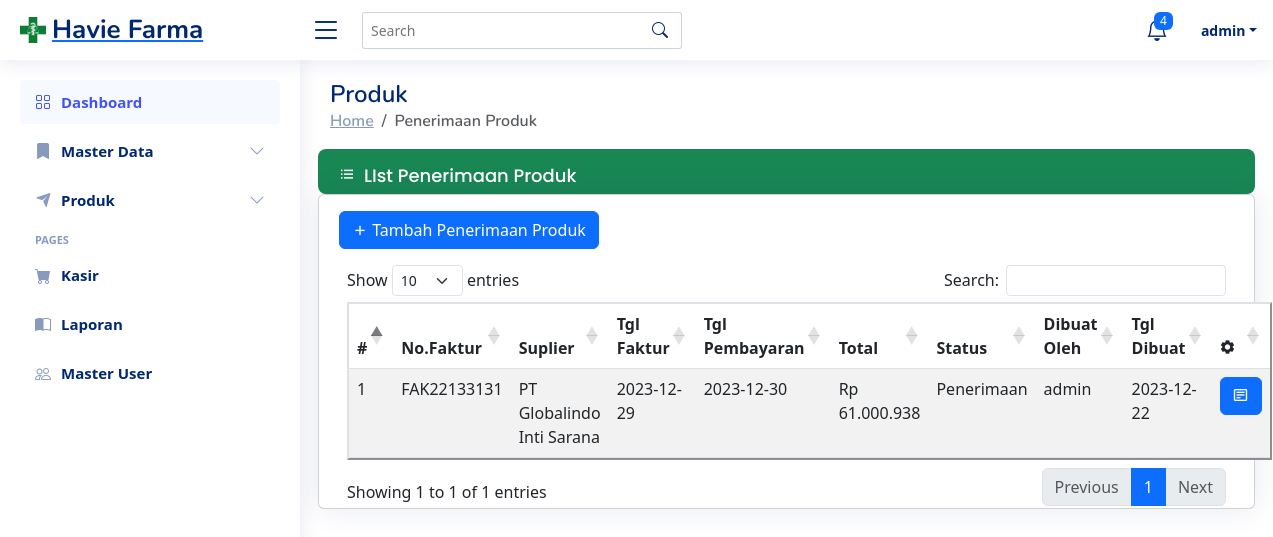
The app's page /purchase/index (signed in), older data.
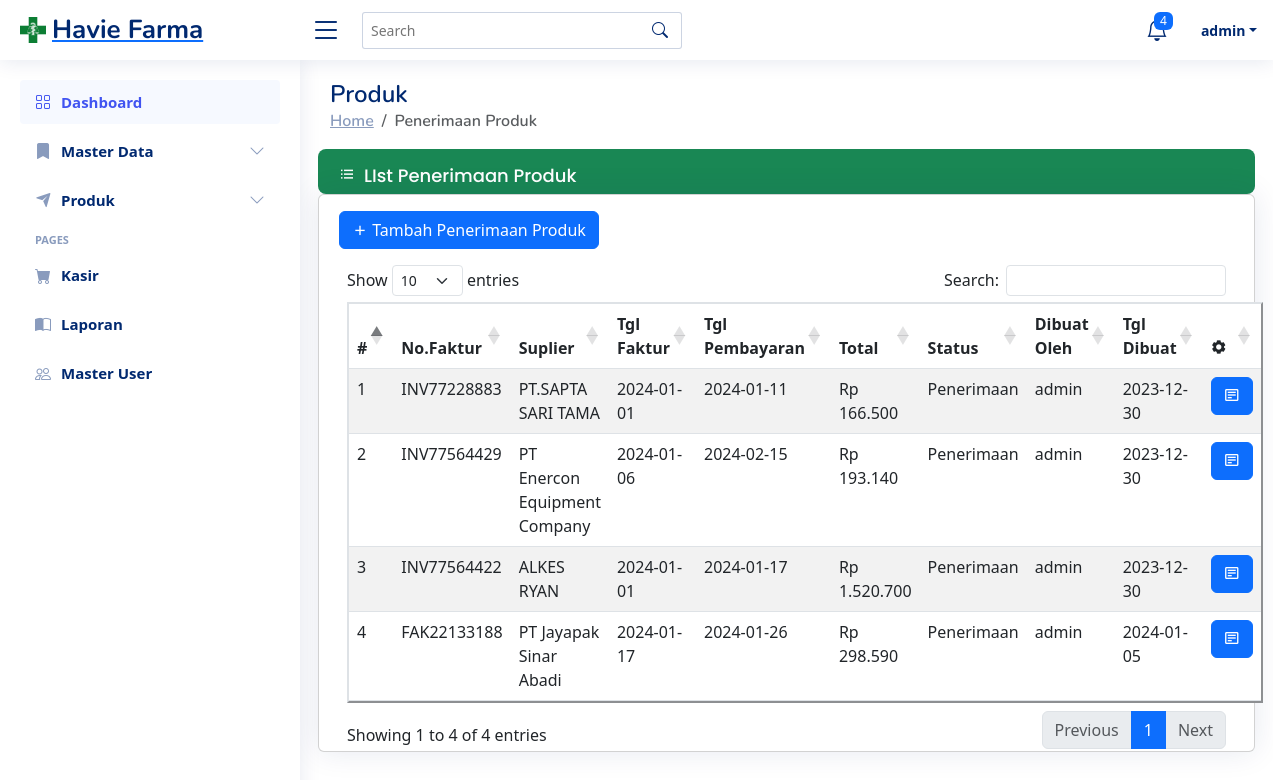
The same page, newer data.
### tables this page shows
CREATE TABLE `tbl_t_purchase` (
  `id_purchase_ttp` int(11) NOT NULL,
  `invoice_number_ttp` varchar(50) NOT NULL,
  `id_suplier_ttp` int(11) NOT NULL,
  `list_id_product_ttp` varchar(200) NOT NULL,
  `list_qty_ttp` varchar(200) NOT NULL,
  `invoice_date_ttp` date NOT NULL,
  `payment_date_ttp` date NOT NULL,
  `total_payment_ttp` int(12) NOT NULL,
  `status_ttp` enum('Retur','Penerimaan') NOT NULL DEFAULT 'Penerimaan',
  `created_by_ttp` varchar(20) NOT NULL,
  `created_date_ttp` date NOT NULL
);

CREATE TABLE `tbl_m_suplier` (
  `id_suplier_tms` int(11) NOT NULL,
  `name_tms` varchar(50) NOT NULL,
  `address_tms` varchar(200) NOT NULL,
  `phone_number_tms` varchar(15) NOT NULL,
  `email_tms` varchar(100) NOT NULL,
  `website_tms` varchar(50) DEFAULT NULL,
  `information_tms` varchar(100) NOT NULL
);

### app/core/Controller.php (called while the page is built, shortened)
<?php
class Controller {
    public function view($view, $data = []) {
        require_once './../app/views/'.$view.'.php';
    }
    public function model($model)
    {
        return new $model;
    }
}

### app/controllers/Purchase.php (called while the page is built, shortened)
<?php
class Purchase extends Controller
{
    public function index()
    {
        $data['title'] = "Apotek Havie | Penerimaan Produk";
        $data['purchase'] = $this->model('Purchase_model')->getAllPurchase();
        $this->view('templates/header', $data);
        $this->view('purchase/index', $data);
        $this->view('templates/footer');
    }
}

### app/core/App.php (called while the page is built, shortened)
<?php
class App {
    protected $method = 'index';
    protected $params = [];
    public function __construct() {
        $url = $this->parseURL();
        if (file_exists('./../app/controllers/'.ucfirst($url[0]).'.php')) {
            unset($url[0]);
        }
        $this->controller = new $this->controller();
        if (isset($url[1])) {
            if(method_exists($this->controller, $url[1])) {
                $this->method = $url[1];
            }
        }
        call_user_func_array([$this->controller, $this->method], $this->params);
    }
    public function parseURL() {
        if (isset($_GET['url'])) {
            $url = $_GET['url'];
            $url = rtrim($url,'/');
            $url = filter_var($url, FILTER_SANITIZE_URL);
            $url = explode('/', $url);
            return $url;
        }
    }
}

### public/index.php (called while the page is built, shortened)
<?php
$app = new App();

### app/core/Database.php (called while the page is built, shortened)
<?php
class Database
{
    private $host = DB_HOST;
    private $user = DB_USER;
    private $password = DB_PASS;
    private $db_name = DB_NAME;
    private $db_connect;
    private $stmt;
    public function __construct()
    {
        $dsn = 'mysql:host='. $this->host . ';dbname=' . $this->db_name;
        $option = [
            PDO::ATTR_PERSISTENT => true,
            PDO::ATTR_ERRMODE => PDO::ERRMODE_EXCEPTION
        ];
        try {
            $this->db_connect = new PDO($dsn, $this->user, $this->password, $option);
        } catch (PDOException $e) {
            die('' . $e->getMessage());
        }
    }
    public function query($query)
    {
        $this->stmt = $this->db_connect->prepare($query);
    }
    public function execute()
    {
        $this->stmt->execute();
    }
    public function resultSet()
    {
        $this->execute();
        return $this->stmt->fetchAll(PDO::FETCH_ASSOC);
    }
}

### app/models/Purchase_model.php (called while the page is built, shortened)
<?php
class Purchase_model
{
    private $db;
    public function __construct()
    {
        $this->db = new Database();
    }
    public function getAllPurchase()
    {
        $query = "SELECT id_purchase_ttp, invoice_number_ttp, name_tms, invoice_date_ttp, payment_date_ttp, total_payment_ttp, status_ttp, created_by_ttp, created_date_ttp  FROM tbl_t_purchase JOIN tbl_m_suplier ON tbl_t_purchase.id_suplier_ttp = id_suplier_tms";
        $this->db->query($query);
        $this->db->execute();
        return $this->db->resultSet();
    }
}

### app/core/Util.php (called while the page is built, shortened)
<?php
class Util
{
    public static function format_rupiah($angka) {
        return "Rp " . number_format($angka, 0, ',', '.');
    }
}

### app/views/purchase/index.php (the view)
<main id="main" class="main">
    <div class="pagetitle">
        <h1>Produk</h1>
        <nav>
            <ol class="breadcrumb">
                <li class="breadcrumb-item"><a href="<?=BASEURL?>home/index">Home</a></li>
                <li class="breadcrumb-item active">Penerimaan Produk</li>
            </ol>
        </nav>
    </div>
    <section class="section masterdata">
        <div class="row">
            <h2 class="card-title display-7 py-2 bg-success text-white rounded-3"> <i class=" bx bx-list-ul mt-2 mx-2"></i>LIst Penerimaan Produk</h2>
            <div class="card">
                    <div class="my-3 px-2">
                        <a class="btn btn-primary" href="<?=BASEURL?>purchase/purchase_form"> <i class="ri-add-fill"></i> Tambah Penerimaan Produk</a>
                    </div>
                    <div class="px-3">
                        <table id="product" class="table table-striped " border="2" style="width:100%">
                            <thead class="thead-primary">
                                <tr>
                                    <th>#</th>
                                    <th>No.Faktur</th>
                                    <th>Suplier</th>
                                    <th>Tgl Faktur</th>
                                    <th>Tgl Pembayaran</th>
                                    <th>Total</th>
                                    <th>Status</th>
                                    <th>Dibuat Oleh</th>
                                    <th>Tgl Dibuat</th>
                                    <th><i class="bx bxs-cog"></i></th>
                                </tr>
                            </thead>
                            <tbody>
                                <?php
                                $no = 0;
                                foreach ($data['purchase'] as $row):
                                    $no++;
                                    ?>
                                    <tr>
                                        <td>
                                            <?= $no ?>
                                        </td>
                                        <td>
                                            <?= $row['invoice_number_ttp'] ?>
                                        </td>
                                        <td>
                                            <?= $row['name_tms'] ?>
                                        </td>
                                        <td>
                                            <?= $row['invoice_date_ttp'] ?>
                                        </td>
                                        <td>
                                            <?= $row['payment_date_ttp'] ?>
                                        </td>
                                        <td>
                                            <?= Util::format_rupiah($row['total_payment_ttp']) ?>
                                        </td>
                                        <td>
                                            <?= $row['status_ttp'] ?>
                                        </td>
                                        <td>
                                            <?= $row['created_by_ttp'] ?>
                                        </td>
                                        <td>
                                            <?= $row['created_date_ttp'] ?>
                                        </td>
                                        <td><a href="<?= BASEURL ?>purchase/detail/<?= $row['id_purchase_ttp'] ?>"
                                                class="btn btn-primary"><i class="bx  bx-detail"></i></a></td>
                                    <?php endforeach ?>
                                </tr>
                            </tbody>
                        </table>
                    </div>
            </div>

### app/views/templates/header.php (shortened to what this page needs)
<!DOCTYPE html>
<html lang="en">
<head>
  <link rel="stylesheet" href="https://cdnjs.cloudflare.com/ajax/libs/font-awesome/4.7.0/css/font-awesome.min.css">
  <link href="<?= BASEURL ?>vendor/bootstrap/css/bootstrap.min.css" rel="stylesheet">
  <link href="<?= BASEURL ?>vendor/bootstrap-icons/bootstrap-icons.css" rel="stylesheet">
  <link href="<?= BASEURL ?>vendor/boxicons/css/boxicons.min.css" rel="stylesheet">
  <link href="<?= BASEURL ?>vendor/quill/quill.snow.css" rel="stylesheet">
  <link href="<?= BASEURL ?>vendor/quill/quill.bubble.css" rel="stylesheet">
  <link href="<?= BASEURL ?>vendor/remixicon/remixicon.css" rel="stylesheet">
  <link href="<?= BASEURL ?>vendor/simple-datatables/style.css" rel="stylesheet">
  <link href="<?= BASEURL ?>css/style.css" rel="stylesheet">
  <link rel="stylesheet" href="  https://cdnjs.cloudflare.com/ajax/libs/twitter-bootstrap/5.3.0/css/bootstrap.min.css
">
  <link rel="stylesheet" href="    https://cdn.datatables.net/1.13.7/css/dataTables.bootstrap5.min.css
">
</head>
<body>
  <header id="header" class="header fixed-top d-flex align-items-center">
    <div class="d-flex align-items-center justify-content-between">
      <a href="index.html" class="logo d-flex align-items-center">
        <img src="<?=BASEURL?>img/logoapotek.png" alt="Ini Logo">
        <span class="d-none d-lg-block">Havie Farma</span>
      </a>
      <i class="bi bi-list toggle-sidebar-btn"></i>
    </div>
    <div class="search-bar">
      <form class="search-form d-flex align-items-center" method="POST" action="#">
        <input type="text" name="query" placeholder="Search" title="Enter search keyword">
        <button type="submit" title="Search"><i class="bi bi-search"></i></button>
      </form>
    </div>
    <nav class="header-nav ms-auto">
      <ul class="d-flex align-items-center">
        <li class="nav-item dropdown">
          <a class="nav-link nav-icon" href="#" data-bs-toggle="dropdown">
            <i class="bi bi-bell"></i>
            <span class="badge bg-primary badge-number">4</span>
          </a>
        </li>
        <li class="nav-item dropdown pe-3">
          <a class="nav-link nav-profile d-flex align-items-center pe-0" href="#" data-bs-toggle="dropdown">
            <span class="d-none d-md-block dropdown-toggle ps-2"><?=$_SESSION['name']?></span>
          </a>
        </li>
      </ul>
    </nav>
  </header>
  <?php include 'sidebar.php';
  ?>

### app/views/templates/sidebar.php (shortened to what this page needs)
<aside id="sidebar" class="sidebar">
  <ul class="sidebar-nav" id="sidebar-nav">
    <li class="nav-item">
      <a class="nav-link " href="<?= BASEURL ?>home/index">
        <i class="bi bi-grid"></i>
        <span>Dashboard</span>
      </a>
    </li>
    <li class="nav-item">
      <a class="nav-link collapsed" data-bs-target="#components-nav" data-bs-toggle="collapse" href="#">
        <i class="bi bi-bookmark-fill"></i><span>Master Data</span><i class="bi bi-chevron-down ms-auto"></i>
      </a>
    </li>
    <li class="nav-item">
      <a class="nav-link collapsed" data-bs-target="#components-nav-product" data-bs-toggle="collapse" href="#">
        <i class="ri-send-plane-fill"></i><span>Produk</span><i class="bi bi-chevron-down ms-auto"></i>
      </a>
    </li>
    <li class="nav-heading">Pages</li>
    <li class="nav-item">
      <a class="nav-link collapsed" href="<?=BASEURL?>cashier">
        <i class="bi bi-cart-fill"></i>
        <span>Kasir</span>
      </a>
    </li>
    <li class="nav-item">
      <a class="nav-link collapsed" href="../pembeliantiket/pembeliantiket">
        <i class="bi bi-book-half"></i>
        <span>Laporan</span>
      </a>
    </li>
    <li class="nav-item">
      <a class="nav-link collapsed" href="<?=BASEURL?>user">
        <i class="bi bi-people"></i>
        <span>Master User</span>
      </a>
    </li>
  </ul>
</aside>

### app/views/templates/footer.php (shortened to what this page needs)
</body>
</html>

### public/css/style.css (style rules this page uses)
:root { scroll-behavior: smooth; }
body { font-family: "Open Sans", sans-serif; background: #f6f9ff; color: #444444; }
a { color: #4154f1; text-decoration: none; }
h1, h2, h3, h4, h5, h6 { font-family: "Nunito", sans-serif; }
#main { margin-top: 60px; padding: 20px 30px; transition: all 0.3s; }
.pagetitle { margin-bottom: 10px; }
.pagetitle h1 { font-size: 24px; margin-bottom: 0; font-weight: 600; color: #012970; }
.card { margin-bottom: 30px; border: none; border-radius: 5px; box-shadow: 0px 0 30px rgba(1, 41, 112, 0.1); }
.card-title { padding: 20px 0 15px 0; font-size: 18px; font-weight: 500; color: #012970; font-family: "Poppins", sans-serif; }
.breadcrumb { font-size: 14px; font-family: "Nunito", sans-serif; color: #899bbd; font-weight: 600; }
.breadcrumb a { color: #899bbd; transition: 0.3s; }
.breadcrumb .breadcrumb-item::before { color: #899bbd; }
.breadcrumb .active { color: #51678f; font-weight: 600; }
.logo { line-height: 1; }
@media (min-width: 1200px) { .logo { width: 280px; } }
.logo img { max-height: 26px; margin-right: 6px; }
.logo span { font-size: 26px; font-weight: 700; color: #012970; font-family: "Nunito", sans-serif; }
.header { transition: all 0.5s; z-index: 997; height: 60px; box-shadow: 0px 2px 20px rgba(1, 41, 112, 0.1); background-color: #fff; padding-left: 20px; }
.header .toggle-sidebar-btn { font-size: 32px; padding-left: 10px; cursor: pointer; color: #012970; }
.header .search-bar { min-width: 360px; padding: 0 20px; }
.header .search-form { width: 100%; }
.header .search-form input { border: 0; font-size: 14px; color: #012970; border: 1px solid rgba(1, 41, 112, 0.2); padding: 7px 38px 7px 8px; border-radius: 3px; transition: 0.3s; width: 100%; }
.header .search-form button { border: 0; padding: 0; margin-left: -30px; background: none; }
.header .search-form button i { color: #012970; }
.header-nav ul { list-style: none; }
.header-nav>ul { margin: 0; padding: 0; }
.header-nav .nav-icon { font-size: 22px; color: #012970; margin-right: 25px; position: relative; }
.header-nav .nav-profile { color: #012970; }
.header-nav .nav-profile span { font-size: 14px; font-weight: 600; }
.header-nav .badge-number { position: absolute; inset: -2px -5px auto auto; font-weight: normal; font-size: 12px; padding: 3px 6px; }
.sidebar { position: fixed; top: 60px; left: 0; bottom: 0; width: 300px; z-index: 996; transition: all 0.3s; padding: 20px; overflow-y: auto; scrollbar-width: thin; scrollbar-color: #aab7cf transparent; box-shadow: 0px 0px 20px rgba(1, 41, 112, 0.1); background-color: #fff; }
@media (min-width: 1200px) { #main, #footer { margin-left: 300px; } }
.sidebar-nav { padding: 0; margin: 0; list-style: none; }
.sidebar-nav li { padding: 0; margin: 0; list-style: none; }
.sidebar-nav .nav-item { margin-bottom: 5px; }
.sidebar-nav .nav-heading { font-size: 11px; text-transform: uppercase; color: #899bbd; font-weight: 600; margin: 10px 0 5px 15px; }
.sidebar-nav .nav-link { display: flex; align-items: center; font-size: 15px; font-weight: 600; color: #4154f1; transition: 0.3; background: #f6f9ff; padding: 10px 15px; border-radius: 4px; }
.sidebar-nav .nav-link i { font-size: 16px; margin-right: 10px; color: #4154f1; }
.sidebar-nav .nav-link.collapsed { color: #012970; background: #fff; }
.sidebar-nav .nav-link.collapsed i { color: #899bbd; }
.sidebar-nav .nav-link .bi-chevron-down { margin-right: 0; transition: transform 0.2s ease-in-out; }

Row changes from the older to the newer data that the page shows:
removed tbl_t_purchase: invoice_number_ttp "FAK22133131", id_suplier_ttp.name_tms "PT Globalindo Inti Sarana", invoice_date_ttp "2023-12-29", payment_date_ttp "2023-12-30", total_payment_ttp "Rp 61.000.938", status_ttp "Penerimaan", created_by_ttp "admin", created_date_ttp "2023-12-22"
added tbl_t_purchase: invoice_number_ttp "INV77228883", id_suplier_ttp.name_tms "PT.SAPTA SARI TAMA", invoice_date_ttp "2024-01-01", payment_date_ttp "2024-01-11", total_payment_ttp "Rp 166.500", status_ttp "Penerimaan", created_by_ttp "admin", created_date_ttp "2023-12-30"
added tbl_t_purchase: invoice_number_ttp "INV77564429", id_suplier_ttp.name_tms "PT Enercon Equipment Company", invoice_date_ttp "2024-01-06", payment_date_ttp "2024-02-15", total_payment_ttp "Rp 193.140", status_ttp "Penerimaan", created_by_ttp "admin", created_date_ttp "2023-12-30"
added tbl_t_purchase: invoice_number_ttp "INV77564422", id_suplier_ttp.name_tms "ALKES RYAN", invoice_date_ttp "2024-01-01", payment_date_ttp "2024-01-17", total_payment_ttp "Rp 1.520.700", status_ttp "Penerimaan", created_by_ttp "admin", created_date_ttp "2023-12-30"
added tbl_t_purchase: invoice_number_ttp "FAK22133188", id_suplier_ttp.name_tms "PT Jayapak Sinar Abadi", invoice_date_ttp "2024-01-17", payment_date_ttp "2024-01-26", total_payment_ttp "Rp 298.590", status_ttp "Penerimaan", created_by_ttp "admin", created_date_ttp "2024-01-05"
Text that changed along with them:
text written by a page script: "Show entries Search: Showing 1 to 1 of 1 entries Previous 1 Next" → "Show entries Search: Showing 1 to 4 of 4 entries Previous 1 Next"
